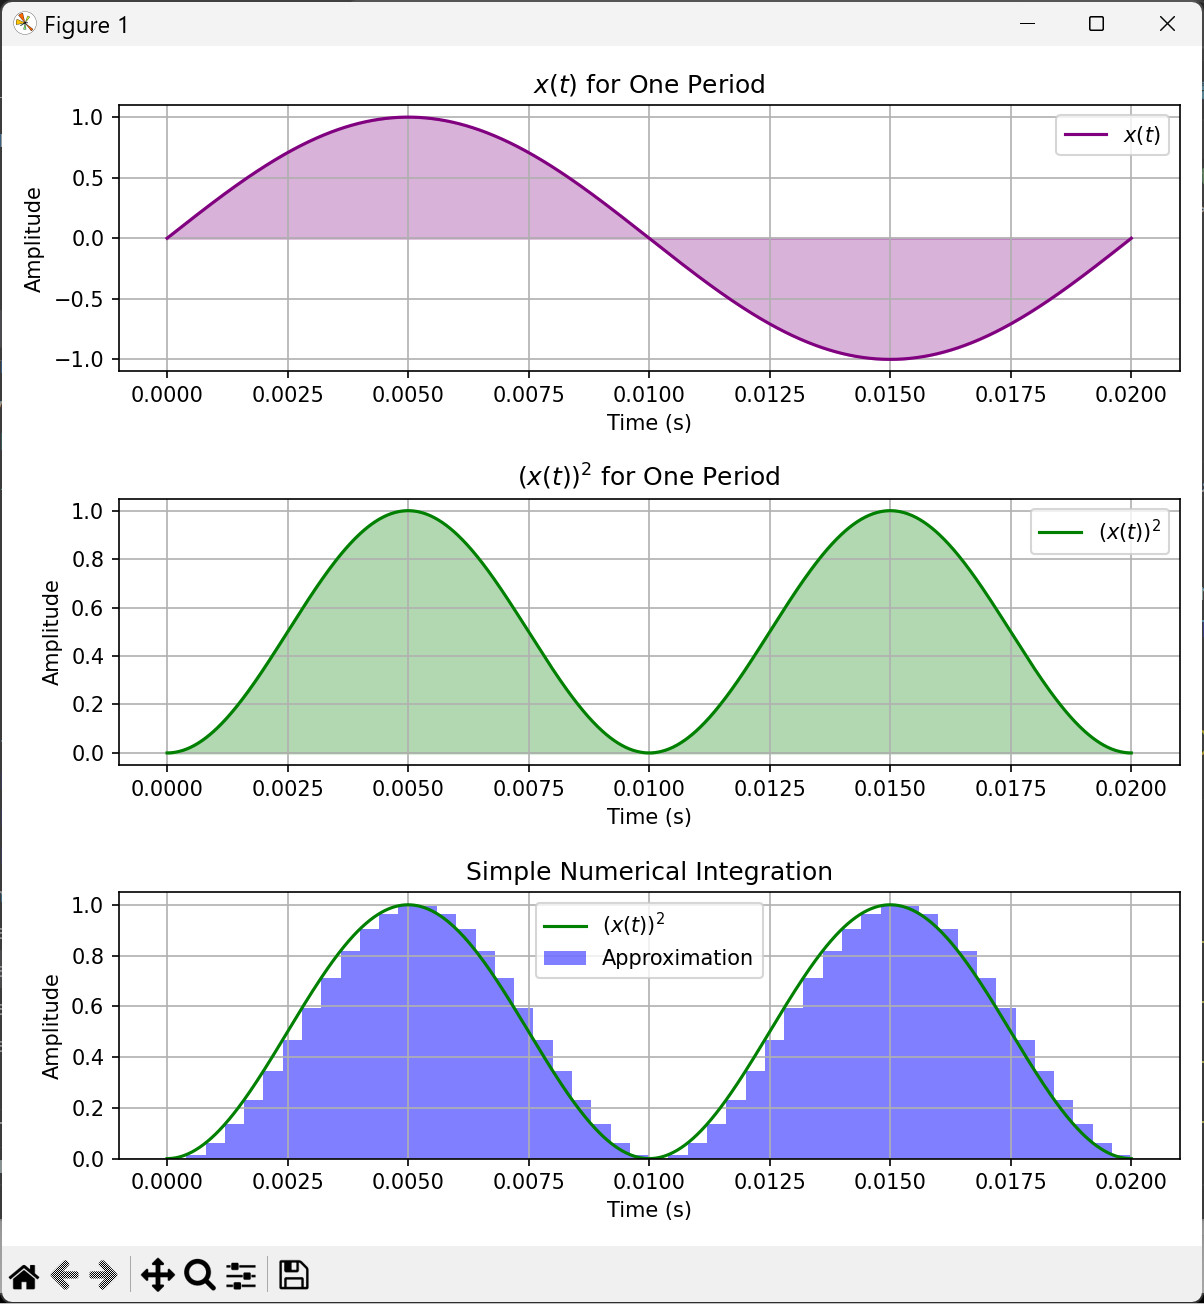

Source code (Python):
import numpy as np
import matplotlib.pyplot as plt

# Constants
f = 50  # Frequency in Hz
T = 1 / f  # Period

# Time array for one period
T_total = T  # Total time for one period
num_points = 1000  # Number of points for smooth plotting
t = np.linspace(0, T_total, num_points)
A = 1.0  # Amplitude
x_t = A * np.sin(2 * np.pi * f * t)
x_t_squared = x_t**2

# Number of small sub-intervals for Riemann sum
N = 50  # Number of sub-intervals
dt = T / N  # Time step for sub-intervals
t_sub = np.linspace(0, T, N+1)  # Sub-interval time points
x_t_squared_sub = (A * np.sin(2 * np.pi * f * t_sub))**2

# Adjust the shapes to match
t_sub[:-1] = t_sub[:-1]  # Keep this for the bar positions
x_t_squared_sub = x_t_squared_sub[:-1]

# Create subplots
fig, axs = plt.subplots(3, 1, figsize=(8, 8))

# Instantaneous Power plot
axs[0].plot(t, x_t, label='$x(t)$', color='purple')
axs[0].fill_between(t, x_t, where=(t <= T), color='purple', alpha=0.3)
axs[0].set_xlabel('Time (s)')
axs[0].set_ylabel('Amplitude')
axs[0].set_title('$x(t)$ for One Period')
axs[0].legend()
axs[0].grid()

# Plot for (p(t))^2 and filled color under curve for the first period
axs[1].plot(t, x_t_squared, label='$(x(t))^2$', color='green')
axs[1].fill_between(t, x_t_squared, where=(t <= T), color='green', alpha=0.3)
axs[1].set_xlabel('Time (s)')
axs[1].set_ylabel('Amplitude')
axs[1].set_title('$(x(t))^2$ for One Period')
axs[1].legend()
axs[1].grid()

# Numerical integration (Riemann sum) visualized with bars
axs[2].plot(t, x_t_squared, label='$(x(t))^2$', color='green')  # Plot the curve
axs[2].bar(t_sub[:-1], x_t_squared_sub, width=dt, align='edge',
           color='blue', alpha=0.5, label='Approximation')  # Add bars
axs[2].set_xlabel('Time (s)')
axs[2].set_ylabel('Amplitude')
axs[2].set_title('Simple Numerical Integration')
axs[2].legend()
axs[2].grid()

# Adjust layout
plt.tight_layout()
plt.show()
